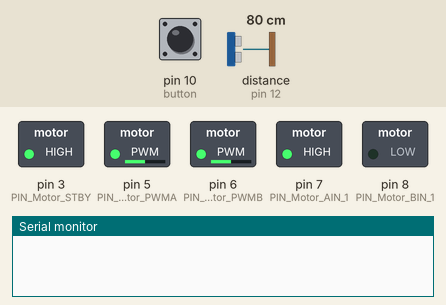
Recording of a sketch running on a simulated Arduino Uno, built with avr-gcc and run on an emulated ATmega328P. Parts: switched loads named in the sketch (green lamp = pin HIGH), the last lines printed to the serial monitor. Wiring (inferred from the names in the program): ultrasonic range finder: trigger pin 13; echo pin 12. Dashed ring = blinking. The inputs (shaded band) are chosen by the test bench; at power-on: pin 10 (button) LOW, distance to the obstacle (sensor on pin 12) 80 cm. The echo pulse lasts 58.3 µs per cm; pins used as bus, display or sensor lines are not drawn.

Above: at 1.2 s.
1.3 s: pin 10 (button) pulled HIGH for 3.2 s
At 3.1 s:
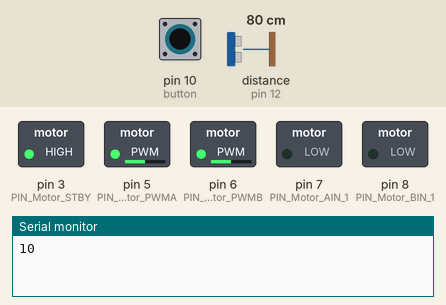
Timing chart, 0 to 6.8 s (numbered marks = the images above; inputs shaded):
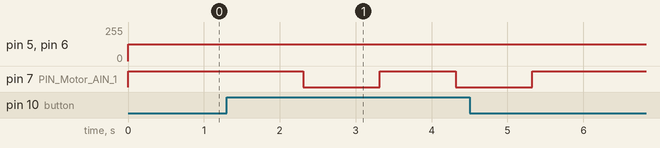

Measured:
- after the input at 1.3 s, pin 7 (PIN_Motor_AIN_1): alternates HIGH for 1.0 s and LOW for 1.0 s, 4 changes in all, then stays HIGH, starting after 1.0 s

The sketch:

catdoorgoogleversion.ino
```cpp
#include <arduino.h>

//defines which pins do what
#define PIN_Motor_STBY 3
#define PIN_Motor_PWMA 5
#define PIN_Motor_PWMB 6
#define PIN_Motor_AIN_1 7
#define PIN_Motor_BIN_1 8
//#define button 10
#include <stdio.h>
#include <stdlib.h>

const int button = 10;            // GPIO 8 for the button
const int led =7;                // GPIO 7 for the LED
int ledflag=0;

//Ultrasonic Sensor Presets
const int Echo = 12;
const int Trig = 13;

void setup(){
   Serial.begin(9600);

   pinMode(PIN_Motor_PWMA, OUTPUT);
   pinMode(PIN_Motor_AIN_1, OUTPUT);
   pinMode(PIN_Motor_PWMB, OUTPUT);
   pinMode(PIN_Motor_BIN_1, OUTPUT);
   pinMode(PIN_Motor_STBY, OUTPUT);

   digitalWrite(PIN_Motor_STBY,HIGH); //turns motor on

    pinMode(button,INPUT);         // define button as an input
  pinMode(led,OUTPUT);           // define LED as an output
  digitalWrite(led,LOW);
}

//Sub-routine to test distance from object
int Distance_test(){
   digitalWrite(Trig, LOW);
   delayMicroseconds(2);
   digitalWrite(Trig, HIGH);
   delayMicroseconds(10);
   digitalWrite(Trig, LOW);
   long Fdistance = pulseIn(Echo, HIGH);
   Fdistance = Fdistance/148;//converts time delay to distance
   return (int)Fdistance;
   }


void loop(){
   long inches; //make floating point variable to hold distance
   pinMode(Trig, OUTPUT);//Tell Trig pin to output sound
   pinMode(Echo, INPUT);
   int middleDistance = Distance_test();//runs distance test sub-routine

   //closes door if distance from object is greater than 8"
   if (middleDistance >= 10){
      digitalWrite(PIN_Motor_AIN_1,HIGH);
      digitalWrite(PIN_Motor_BIN_1,LOW);
      analogWrite(PIN_Motor_PWMA,127);
      analogWrite(PIN_Motor_PWMB,127);
   }
   //opens door otherwise
   else{
      digitalWrite(PIN_Motor_AIN_1,HIGH);
      digitalWrite(PIN_Motor_BIN_1,LOW);
      analogWrite(PIN_Motor_PWMA,127);
      analogWrite(PIN_Motor_PWMB,127);
   }

   if (digitalRead(button)==HIGH){ // if button is pressed
    if (ledflag==0) {             // and the status flag is LOW
      ledflag=1;                  // make status flag HIGH
      digitalWrite(led,HIGH);     // and turn on the LED
      }                           //
    else {                        // otherwise...
      ledflag=0;                  // make status flag LOW
      digitalWrite(led,LOW);      // and turn off the LED
    }
  delay(1000);                    // w
   Serial.print(button);

}
}
```
